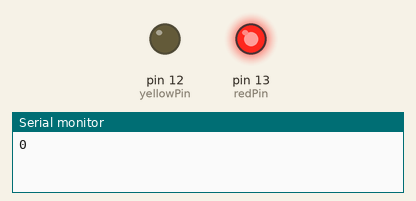
Recording of a sketch running on a simulated Arduino Uno, built with avr-gcc and run on an emulated ATmega328P. Parts: output pins drawn as LEDs (lit = HIGH), the last lines printed to the serial monitor.

Above: at 0.5 s.
At 2.7 s:
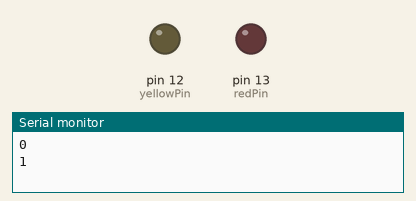
At 6.5 s:
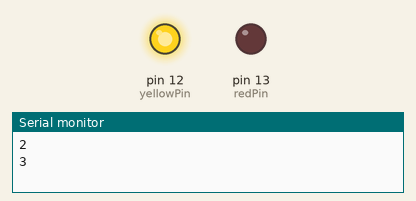
Timing chart, 0 to 9.8 s (numbered marks = the images above):
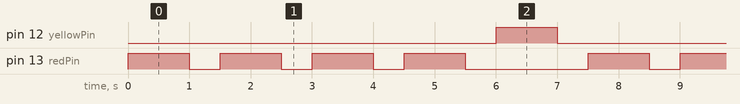

The sketch:

LEDbasis.ino
```cpp
int redPin = 13;
int yellowPin = 12;

int redWaitTimeOn = 1000;
int redWaitTimeOff = 500;

int yellowWaitTimeOn = 1000;
int yellowWaitTimeOff = 500;

void setup() {
  Serial.begin(9600);//Open channel between usb port
  //9600 is pretty typical number.

  //If we gonna be reading from pins, it's an INPUT
  //If we gonna be writing and sending to pins, it's an OUTPUT
  pinMode(redPin, OUTPUT);
  pinMode(yellowPin, OUTPUT);
}

void loop() {
  //Set LOW to turn voltage 0v, HIGH to turn on to certain voltage.

  for(int i = 0; i < 4; i++){
    Serial.println(i);
    digitalWrite(redPin, HIGH);
    delay(redWaitTimeOn);
    digitalWrite(redPin, LOW);
    delay(redWaitTimeOff);
  }

  Serial.println(" ");

  digitalWrite(yellowPin, HIGH);
  delay(yellowWaitTimeOn);
  digitalWrite(yellowPin, LOW);
  delay(yellowWaitTimeOff);

}
```

Measured:
- by itself, pin 12 (yellowPin): alternates HIGH for 1.0 s and LOW for 6.5 s
- by itself, pin 13 (redPin): repeats every 7.5 s: 3 × (LOW 0.50 s, HIGH 1.0 s), LOW 2.0 s, HIGH 1.0 s
- by itself, everything shown: repeats every 7.5 s, in 10 steps
